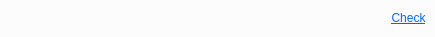
<?xml version="1.0" encoding="UTF-8"?>
<ui version="4.0">
 <class>ns::ReportNotify</class>
 <widget class="QWidget" name="ns::ReportNotify">
  <property name="geometry">
   <rect>
    <x>0</x>
    <y>0</y>
    <width>435</width>
    <height>37</height>
   </rect>
  </property>
  <property name="minimumSize">
   <size>
    <width>0</width>
    <height>0</height>
   </size>
  </property>
  <property name="maximumSize">
   <size>
    <width>16777215</width>
    <height>16777215</height>
   </size>
  </property>
  <property name="windowTitle">
   <string>YesPo Service Client</string>
  </property>
  <property name="styleSheet">
   <string notr="true">* {
	font-family: Verdana, &quot;宋体&quot;, Arial, Sans-serif, Segoe UI, Tahoma;
}

#widgetNotify {
	background: rgba(255,255,255,80%);
}

#widgetNotify #pushButtonCheck{
	border: none;
	color: #0066ff;
	text-decoration: underline;
	text-align: center;
}</string>
  </property>
  <layout class="QVBoxLayout" name="verticalLayout">
   <property name="spacing">
    <number>0</number>
   </property>
   <property name="margin">
    <number>0</number>
   </property>
   <item>
    <widget class="QWidget" name="widgetNotify" native="true">
     <property name="minimumSize">
      <size>
       <width>0</width>
       <height>0</height>
      </size>
     </property>
     <property name="maximumSize">
      <size>
       <width>16777215</width>
       <height>16777215</height>
      </size>
     </property>
     <layout class="QHBoxLayout" name="horizontalLayout">
      <property name="spacing">
       <number>0</number>
      </property>
      <property name="leftMargin">
       <number>9</number>
      </property>
      <property name="topMargin">
       <number>0</number>
      </property>
      <property name="rightMargin">
       <number>9</number>
      </property>
      <property name="bottomMargin">
       <number>0</number>
      </property>
      <item>
       <widget class="QLabel" name="labelReportNum">
        <property name="minimumSize">
         <size>
          <width>0</width>
          <height>0</height>
         </size>
        </property>
        <property name="maximumSize">
         <size>
          <width>16777215</width>
          <height>16777215</height>
         </size>
        </property>
        <property name="text">
         <string/>
        </property>
        <property name="alignment">
         <set>Qt::AlignCenter</set>
        </property>
       </widget>
      </item>
      <item>
       <spacer name="horizontalSpacer">
        <property name="orientation">
         <enum>Qt::Horizontal</enum>
        </property>
        <property name="sizeHint" stdset="0">
         <size>
          <width>282</width>
          <height>20</height>
         </size>
        </property>
       </spacer>
      </item>
      <item>
       <widget class="QPushButton" name="pushButtonCheck">
        <property name="minimumSize">
         <size>
          <width>0</width>
          <height>0</height>
         </size>
        </property>
        <property name="maximumSize">
         <size>
          <width>16777215</width>
          <height>16777215</height>
         </size>
        </property>
        <property name="cursor">
         <cursorShape>PointingHandCursor</cursorShape>
        </property>
        <property name="focusPolicy">
         <enum>Qt::NoFocus</enum>
        </property>
        <property name="text">
         <string>Check</string>
        </property>
       </widget>
      </item>
     </layout>
    </widget>
   </item>
  </layout>
 </widget>
 <resources>
  <include location="translator.qrc"/>
 </resources>
 <connections/>
</ui>
